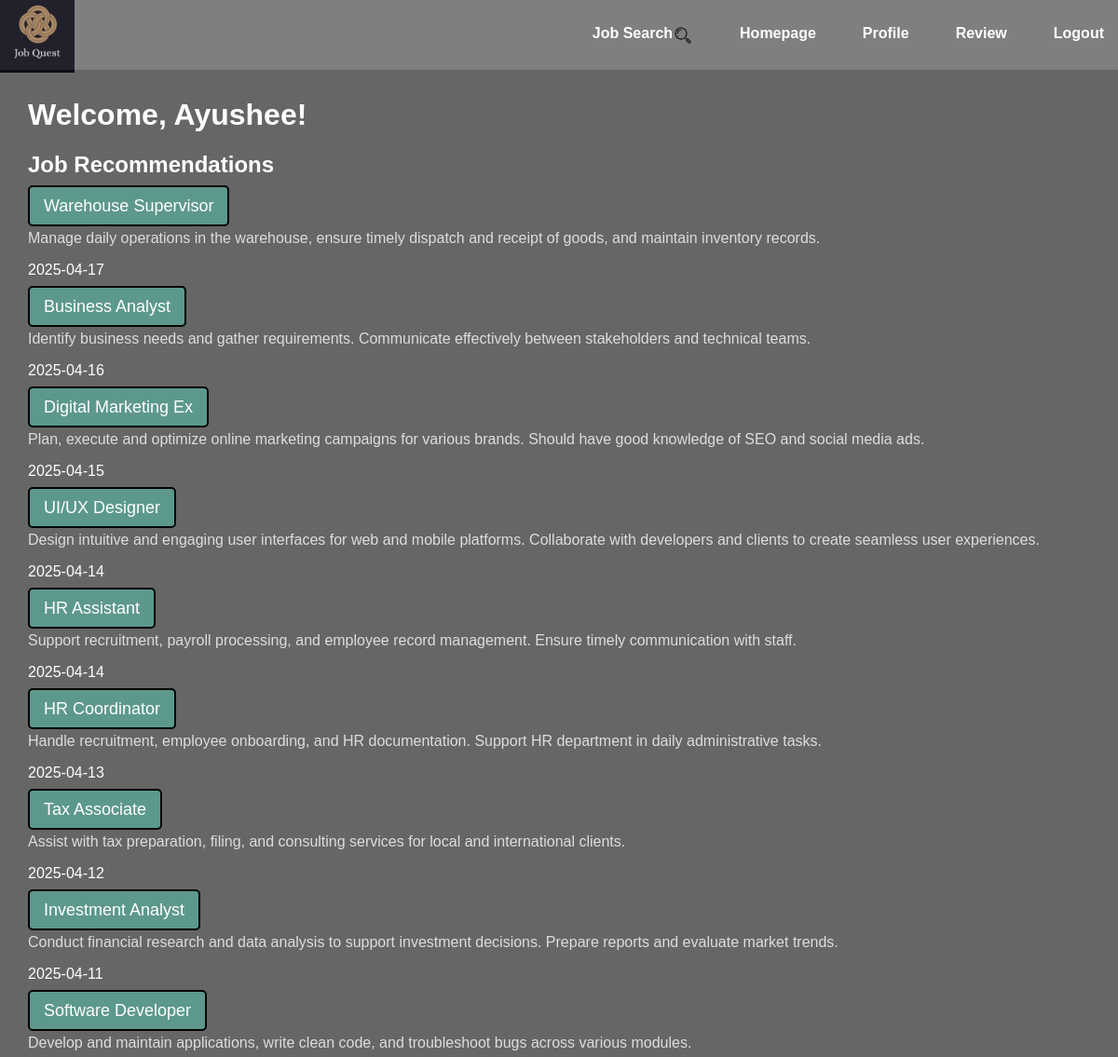
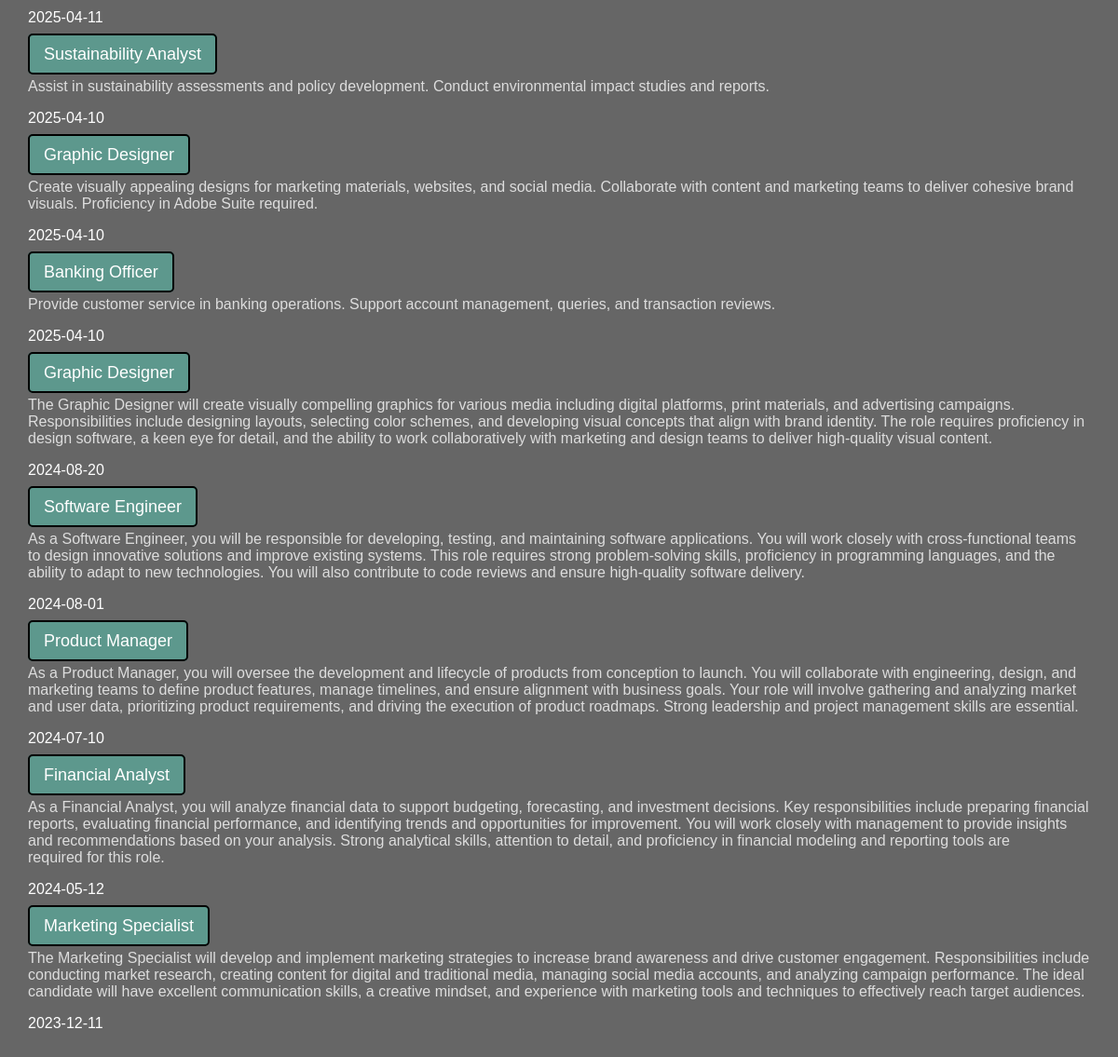
The page /jobseeker-home.php (signed in) on the database its author committed (2 pictures, top to bottom).
### tables this page shows
CREATE TABLE `jobs` (
  `JobID` varchar(10) NOT NULL,
  `EmpID` int(10) NOT NULL,
  `Title` varchar(30) NOT NULL,
  `Description` varchar(600) NOT NULL,
  `Location` varchar(80) NOT NULL,
  `Salary` double NOT NULL,
  `DatePosted` date NOT NULL,
  `JobType` varchar(30) NOT NULL,
  `JobCategory` varchar(100) NOT NULL,
  `YearsOfExperience` int(5) NOT NULL
);

### jobseeker-home.php (the view, shortened to what this page needs)
<?php
include 'database.php';
$username = $_SESSION['username'];
$jobQuery = "SELECT JobID, Title, Description, DatePosted FROM jobs ORDER BY DatePosted DESC";
$jobResult = $conn->query($jobQuery);
?>
<!DOCTYPE html>
<html lang="en">
<head>
    <link rel="stylesheet" href="css/jobseeker.css">
</head>
<body style="background-image: url('https://cdn.sanity.io/images/uqxwe2qj/production/4ee9fb18bdc214aefebf7859557a6611125c3841-760x426.png?q=80&auto=format&fit=clip&w=760');">
<?php
    include("nav.php");
?>
<div class="welcome-text">
    <h1>Welcome, <?php echo htmlspecialchars($username); ?>!</h1>
    <h2>Job Recommendations</h2>
    <ul class="job-list">
        <?php
        if ($jobResult->num_rows > 0) {
            while ($job = $jobResult->fetch_assoc()) {
                echo "<li>";
                echo "<a href='job-detail.php?job_id=" . urlencode($job['JobID']) . "' class='job-title'>" . htmlspecialchars($job['Title']) . "</a>";
                echo "<p class='job-description'>" . htmlspecialchars($job['Description']) . "</p>";
                echo "<p class='job-date'>" . htmlspecialchars($job['DatePosted']) . "</p>";
                echo "</li>";
            }
        } else {
            echo "<p>No jobs found at the moment.</p>";
        }
        ?>
    </ul>
</div>
</body>
</html>

### nav.php
<header>
    <div class="wrapper">
        <div class="logo">
            <img src='images/logo1.jpg' alt='JobQuest Logo'>
        </div>
        <ul class="nav-area">
            <li>
                <a href="search.php">Job Search<img src="images/search-icon.png" alt="" class="nav-icon" width="22" height="22"></a>
            </li>
            <li><a href="jobseeker-home.php">Homepage</a></li>
            <li><a href="profile.php">Profile</a></li>
            <li><a href="review.php">Review</a></li>
            <li><a href="logout.php">Logout</a></li>
        </ul>
    </div>
</header>

### css/jobseeker.css (style rules this page uses)
body { font-family: Arial, sans-serif; margin: 0; padding: 0; display: flex; flex-direction: column; justify-content: center; align-items: center; background-image: url("https://cdn.sanity.io/images/uqxwe2qj/production/4ee9fb18bdc214aefebf7859557a6611125c3841-760x426.png?q=80&auto=format&fit=clip&w=760"); background-size: cover; background-position: center; }
.wrapper { width: 100vw; padding: 10px; display: flex; height: 55px; align-items: center; background: rgba(0, 0, 0, 0.5); }
.logo img { width: 80px; padding-left: 0px; float: left; height: auto; }
.nav-area { list-style: none; display: flex; margin-left: auto; padding: 0; }
.nav-area li { margin-left: 20px; display: flex; flex-direction: row; }
.nav-area li a { display: flex; flex-direction: row; text-decoration: none; color: #fff; font-weight: bold; padding: 10px 15px; border-radius: 5px; transition: background-color 0.3s ease; }
.welcome-text { padding: 30px; color: #fff; background: rgba(0, 0, 0, 0.6); margin: 0 auto; flex-grow: 1; }
.welcome-text h1, h2 { margin-top: 0; }
ul.job-list { list-style-type: none; padding: 0; }
ul.job-list li { margin: 20px 0; }
.job-title { background-color: rgba(89, 177, 160, 0.674); color: white; padding: 10px 15px; border-radius: 5px; border: 2px solid #000; font-size: 18px; text-decoration: none; transition: background-color 0.3s; }
.job-description { color: #ddd; font-size: 16px; margin: 15px 0; }

### rows shown on the page
jobs: Title "Warehouse Supervisor", Description "Manage daily operations in the warehouse, ensure timely dispatch and receipt of goods, and maintain inventory records.", DatePosted "2025-04-17"
jobs: Title "Business Analyst", Description "Identify business needs and gather requirements. Communicate effectively between stakeholders and technical teams.", DatePosted "2025-04-16"
jobs: Title "Digital Marketing Ex", Description "Plan, execute and optimize online marketing campaigns for various brands. Should have good knowledge of SEO and social media ads.", DatePosted "2025-04-15"
jobs: Title "UI/UX Designer", Description "Design intuitive and engaging user interfaces for web and mobile platforms. Collaborate with developers and clients to create seamless user experiences.", DatePosted "2025-04-14"
jobs: Title "HR Assistant", Description "Support recruitment, payroll processing, and employee record management. Ensure timely communication with staff.", DatePosted "2025-04-14"
jobs: Title "HR Coordinator", Description "Handle recruitment, employee onboarding, and HR documentation. Support HR department in daily administrative tasks.", DatePosted "2025-04-13"
jobs: Title "Tax Associate", Description "Assist with tax preparation, filing, and consulting services for local and international clients.", DatePosted "2025-04-12"
jobs: Title "Investment Analyst", Description "Conduct financial research and data analysis to support investment decisions. Prepare reports and evaluate market trends.", DatePosted "2025-04-11"
jobs: Title "Software Developer", Description "Develop and maintain applications, write clean code, and troubleshoot bugs across various modules.", DatePosted "2025-04-11"
jobs: Title "Sustainability Analyst", Description "Assist in sustainability assessments and policy development. Conduct environmental impact studies and reports.", DatePosted "2025-04-10"
jobs: Title "Graphic Designer", Description "Create visually appealing designs for marketing materials, websites, and social media. Collaborate with content and marketing teams to deliver cohesive brand visuals. Proficiency in Adobe Suite required.", DatePosted "2025-04-10"
jobs: Title "Banking Officer", Description "Provide customer service in banking operations. Support account management, queries, and transaction reviews.", DatePosted "2025-04-10"
jobs: Title "Graphic Designer", Description "The Graphic Designer will create visually compelling graphics for various media including digital platforms, print materials, and advertising campaigns. Responsibilities include designing layouts, selecting color schemes, and developing visual concepts that align with brand identity. The role requires proficiency in design software, a keen eye for detail, and the ability to work collaboratively with marketing and design teams to deliver high-quality visual content.", DatePosted "2024-08-20"
jobs: Title "Software Engineer", Description "As a Software Engineer, you will be responsible for developing, testing, and maintaining software applications. You will work closely with cross-functional teams to design innovative solutions and improve existing systems. This role requires strong problem-solving skills, proficiency in programming languages, and the ability to adapt to new technologies. You will also contribute to code reviews and ensure high-quality software delivery.", DatePosted "2024-08-01"
jobs: Title "Product Manager", Description "As a Product Manager, you will oversee the development and lifecycle of products from conception to launch. You will collaborate with engineering, design, and marketing teams to define product features, manage timelines, and ensure alignment with business goals. Your role will involve gathering and analyzing market and user data, prioritizing product requirements, and driving the execution of product roadmaps. Strong leadership and project management skills are essential.", DatePosted "2024-07-10"
jobs: Title "Financial Analyst", Description "As a Financial Analyst, you will analyze financial data to support budgeting, forecasting, and investment decisions. Key responsibilities include preparing financial reports, evaluating financial performance, and identifying trends and opportunities for improvement. You will work closely with management to provide insights and recommendations based on your analysis. Strong analytical skills, attention to detail, and proficiency in financial modeling and reporting tools are required for this role.", DatePosted "2024-05-12"
jobs: Title "Marketing Specialist", Description "The Marketing Specialist will develop and implement marketing strategies to increase brand awareness and drive customer engagement. Responsibilities include conducting market research, creating content for digital and traditional media, managing social media accounts, and analyzing campaign performance. The ideal candidate will have excellent communication skills, a creative mindset, and experience with marketing tools and techniques to effectively reach target audiences.", DatePosted "2023-12-11"

### other values the page prints
$username "Ayushee"
